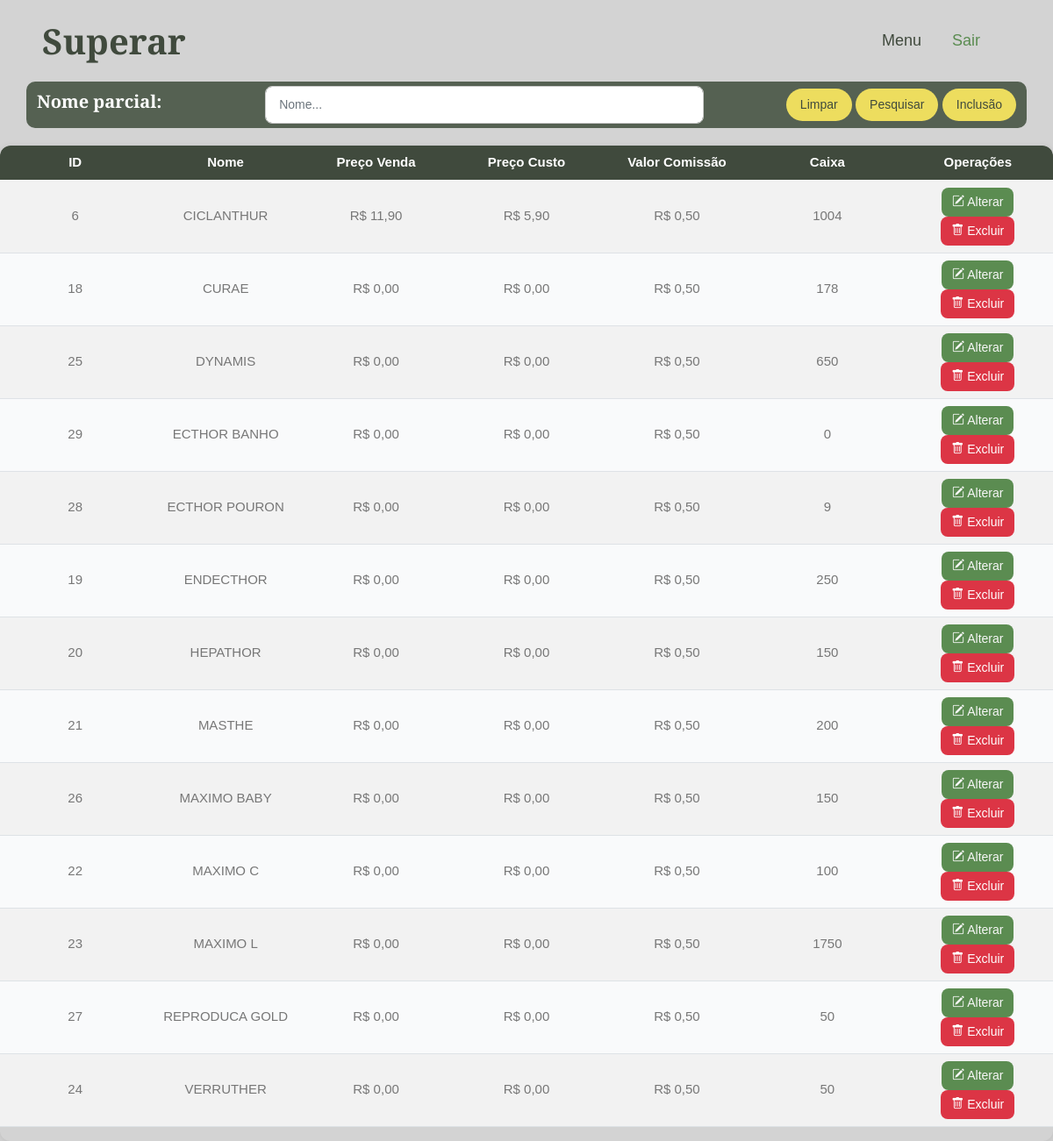
The page /proselect.php (signed in) on the database its author committed.
### tables this page shows
CREATE TABLE `produto` (
  `id` int(11) NOT NULL,
  `nome` varchar(255) NOT NULL,
  `preco` decimal(10,2) NOT NULL,
  `comissao` decimal(5,2) DEFAULT NULL,
  `estoque` int(11) DEFAULT NULL,
  `precocusto` decimal(10,2) DEFAULT NULL,
  `precovenda` decimal(10,2) DEFAULT NULL
);

### proselect.php (the view, shortened to what this page needs)
<?php
include('connect.php');
$sql = 'SELECT * FROM `produto` ORDER BY nome ASC';
$pesqnome = '';
if (isset($_POST['submit'])) {
    $pesqnome = mysqli_real_escape_string($con, $_POST['pesqnome']);
    $sql = "SELECT * FROM produto WHERE nome LIKE '%$pesqnome%' ORDER BY nome ASC";
} else {
    $sql = 'SELECT * FROM produto ORDER BY nome ASC';
}
$result = mysqli_query($con, $sql);
?>
<!DOCTYPE html>
<html lang="en">
<head>
    <link href="https://cdnjs.cloudflare.com/ajax/libs/font-awesome/5.10.0/css/all.min.css" rel="stylesheet">
    <link href="https://cdn.jsdelivr.net/npm/bootstrap-icons@1.4.1/font/bootstrap-icons.css" rel="stylesheet">
    <link href="lib/animate/animate.min.css" rel="stylesheet">
    <link href="lib/owlcarousel/assets/owl.carousel.min.css" rel="stylesheet">
    <link href="lib/lightbox/css/lightbox.min.css" rel="stylesheet">
    <link href="css/bootstrap.min.css" rel="stylesheet">
    <link href="css/style.css" rel="stylesheet">
</head>
<body>
    <nav class="navbar navbar-expand-lg  navbar-light sticky-top px-4 px-lg-5">
        <h1 class="m-0">Superar</h1>
        <div class="collapse navbar-collapse" id="navbarCollapse">
            <div class="navbar-nav ms-auto p-4 p-lg-0">
                <a href="menu.php" class="nav-item nav-link">Menu</a>
                <a href="logout.php" class="nav-item nav-link active">Sair</a>
            </div>
        </div>
    </nav>
    <div class="text-center mx-auto wow fadeInUp" data-wow-delay="0.1s">
        <div class="container" style="background-color: transparent;">
            <form method="post" action="">
                <div class="row align-items-center" style="background-color: #556152; padding-top:5px; padding-bottom:5px; border-radius: 10px;">
                    <div class="col-auto">
                        <h5 style="color: white;">Nome parcial:</h5>
                    </div>
                    <div class="autocomplete-wrapper">
                        <div class="col-auto">
                            <input type="text" id="search" id="pesqnome" name="pesqnome" class="form-control" placeholder="Nome..." style="width: 500px;" value="<?php echo $pesqnome; ?>">
                        </div>
                    </div>
                    <div class="col-auto">
                        <a href="proselect.php" class="btn btn-secondary rounded-pill py-2 px-3">Limpar</a>
                        <button class="btn btn-secondary rounded-pill py-2 px-3" type="submit" name="submit">Pesquisar</button>
                        <a href="proinsert.php" class="btn btn-secondary rounded-pill py-2 px-3">Inclusão</a>
                    </div>
                </div>
            </form>
        </div>
    </div>
    <div class="table-container">
        <table class="table table-striped table-hover align-middle">
            <thead>
                <tr>
                    <th scope="col">ID</th>
                    <th scope="col">Nome</th>
                    <th scope="col">Preço Venda</th>
                    <th scope="col">Preço Custo</th>
                    <th scope="col">Valor Comissão</th>
                    <th scope="col">Caixa</th>
                    <th scope="col">Operações</th>
                </tr>
            </thead>
            <tbody>
                <?php
                if ($result && mysqli_num_rows($result) > 0) {
                    while ($row = mysqli_fetch_assoc($result)) {
                        $precoVenda = "R$ " . number_format($row['precovenda'], 2, ',', '.');
                        $precoCusto = "R$ " . number_format($row['precocusto'], 2, ',', '.');
                        $comissao   = "R$ " . number_format($row['comissao'], 2, ',', '.');
                        echo "<tr>
                        <td>{$row['id']}</td>
                        <td>{$row['nome']}</td>
                        <td>{$precoVenda}</td>
                        <td>{$precoCusto}</td>
                        <td>{$comissao}</td>
                        <td>{$row['estoque']}</td>
                        <td>
                            <a href='proupdate.php?updateid={$row['id']}' class='btn btn-sm btn-primary'>
                                <i class='bi bi-pencil-square'></i> Alterar
                            </a>
                            <a href='prodelete.php?deleteid={$row['id']}' class='btn btn-sm btn-danger'>
                                <i class='bi bi-trash'></i> Excluir
                            </a>
                        </td>
                    </tr>";
                    }
                } else {
                    echo "<tr><td colspan='7' class='text-center'>Nenhum produto encontrado.</td></tr>";
                }
                ?>
            </tbody>
        </table>
    </div>
</body>
</html>

### css/style.css (style rules this page uses)
:root { --primary: #5B8C51; --secondary: #EDDD5E; --light: #F7F7F7; --dark: #404A3D; }
body { margin: 0; font-family: Poppins, sans-serif; background-color: #D3D3D3; }
.btn { transition: .5s; font-weight: 500; }
.btn-primary, .btn-outline-primary:hover { color: var(--light); }
.btn-secondary, .btn-outline-secondary:hover { color: var(--dark); }
.navbar.sticky-top { top: -100px; transition: .5s; }
.navbar .navbar-nav .nav-link { margin-right: 35px; padding: 25px 0; color: var(--dark); font-size: 18px; font-weight: 500; outline: none; }
.navbar .navbar-nav .nav-link:hover, .navbar .navbar-nav .nav-link.active { color: var(--primary); }
.table { table-layout: auto; width: 100%; }
.table td, .table th { white-space: normal; word-wrap: break-word; vertical-align: middle; }
tbody { display: block; height: 300px; overflow-y: auto; }
tbody { display: table-row-group; height: auto; }

### proselect.php (style rules this page uses)
#search { border-radius: 8px; padding: 10px 15px; width: 100%; box-sizing: border-box; border: 1px solid #ccc; font-size: 14px; }
.autocomplete-wrapper { position: relative; width: 500px; margin: 0 auto; }
.table-container { width: 100%; overflow-x: auto; margin-top: 20px; border-radius: 12px; box-shadow: 0 2px 8px rgba(0, 0, 0, 0.1); }
table { width: 100%; border-collapse: collapse; background: #fff; font-family: "Poppins", sans-serif; font-size: 15px; color: #333; }
tbody { display: block; height: auto; overflow-y: auto; }
table thead, table tbody tr { display: table; width: 100%; table-layout: fixed; }
thead { background: #404A3D; color: #fff; }
thead th { padding: 14px; text-align: center; font-weight: 600; }
tbody tr:nth-child(even) { background: #f9fafb; }
td { padding: 12px 14px; text-align: center; }
.btn { padding: 6px 12px; border-radius: 8px; border: none; cursor: pointer; font-size: 14px; font-weight: 500; transition: 0.2s; }

### rows shown on the page
produto: id "6", nome "CICLANTHUR", precovenda "R$ 11,90", precocusto "R$ 5,90", comissao "R$ 0,50", estoque "1004"
produto: id "18", nome "CURAE", precovenda "R$ 0,00", precocusto "R$ 0,00", comissao "R$ 0,50", estoque "178"
produto: id "25", nome "DYNAMIS", precovenda "R$ 0,00", precocusto "R$ 0,00", comissao "R$ 0,50", estoque "650"
produto: id "29", nome "ECTHOR BANHO", precovenda "R$ 0,00", precocusto "R$ 0,00", comissao "R$ 0,50", estoque "0"
produto: id "28", nome "ECTHOR POURON", precovenda "R$ 0,00", precocusto "R$ 0,00", comissao "R$ 0,50", estoque "9"
produto: id "19", nome "ENDECTHOR", precovenda "R$ 0,00", precocusto "R$ 0,00", comissao "R$ 0,50", estoque "250"
produto: id "20", nome "HEPATHOR", precovenda "R$ 0,00", precocusto "R$ 0,00", comissao "R$ 0,50", estoque "150"
produto: id "21", nome "MASTHE", precovenda "R$ 0,00", precocusto "R$ 0,00", comissao "R$ 0,50", estoque "200"
produto: id "26", nome "MAXIMO BABY", precovenda "R$ 0,00", precocusto "R$ 0,00", comissao "R$ 0,50", estoque "150"
produto: id "22", nome "MAXIMO C", precovenda "R$ 0,00", precocusto "R$ 0,00", comissao "R$ 0,50", estoque "100"
produto: id "23", nome "MAXIMO L", precovenda "R$ 0,00", precocusto "R$ 0,00", comissao "R$ 0,50", estoque "1750"
produto: id "27", nome "REPRODUCA GOLD", precovenda "R$ 0,00", precocusto "R$ 0,00", comissao "R$ 0,50", estoque "50"
produto: id "24", nome "VERRUTHER", precovenda "R$ 0,00", precocusto "R$ 0,00", comissao "R$ 0,50", estoque "50"
